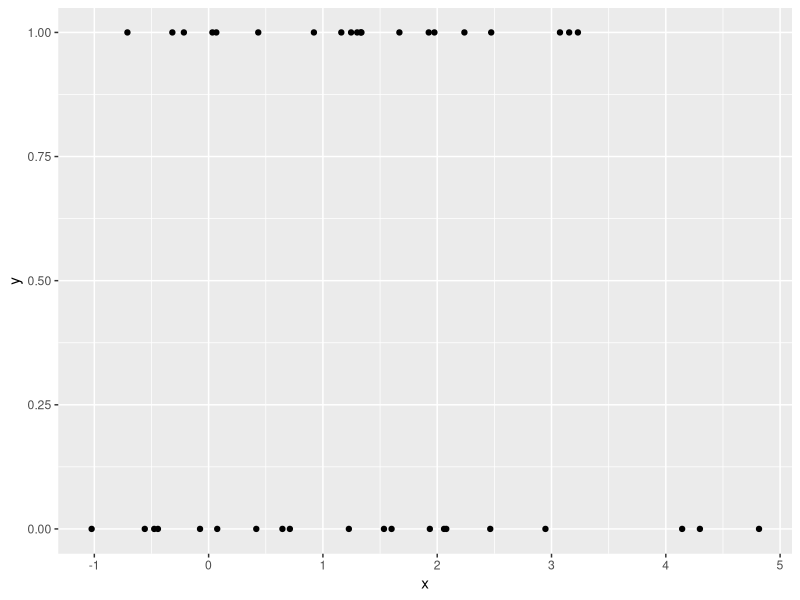
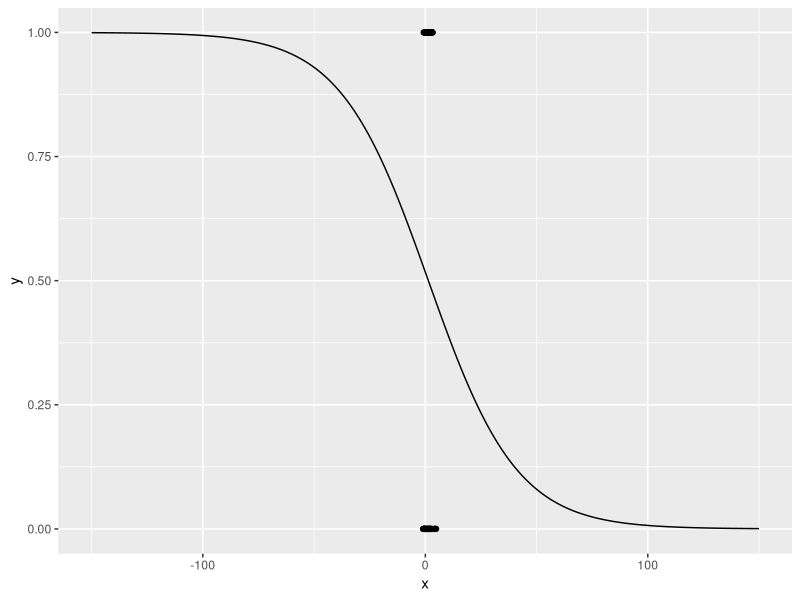

The R source for these figures, in order:
## ---- chunk 1
knitr::opts_chunk$set(echo = TRUE)
library(ggplot2)
## ---- chunk 2
set.seed(22)
x = c(rnorm(20, 1.15, sqrt(1.1504001927076635)) + 1, rnorm(20, 1.15, sqrt(1.1504001927076635)) - 0.5)
y = c(rep(1, times = 20), rep(0, times = 20))
df <- data.frame(y = sample(y), x = sample(x))
head(df)

ggplot() + 
  geom_point(data = df, aes(x = x, y = y))
## ---- chunk 3
calculate_gradient_log_likelihood <- function(curr_betas, data){
  numerator = exp(curr_betas[1] + curr_betas[2]*df$x)
  p = numerator/(1 + numerator)
  partial_0 = sum(df$y - p)
  partial_1 = sum((df$y - p)*df$x)
  return(list(partial_0, partial_1))
}

curr_betas = c(0.0, 0.0)
diff = Inf
eta = 0.01 #learning rate : learning rates muito grandes podem fazer o algoritmo não convergir

while (diff > 0.001) {
  grad = calculate_gradient_log_likelihood(curr_betas, df)
  grad = unlist(grad)
  
  diff = sum(abs(grad))
  curr_betas = curr_betas + (eta*grad)
}

print(curr_betas)
glm(y ~ x, family = binomial(link='logit'), data = df)$coeff

#x_vals = seq(min(df$x), max(df$x), 0.001)
x_vals = seq(-150, 150, 0.1)
p_vals = 1 / (1 + exp(-(curr_betas[1] + curr_betas[2]*x_vals)))

df_est <- data.frame(x_vals = x_vals, p_vals = p_vals)

ggplot() + 
  geom_point(data = df, aes(y = y, x = x)) + 
  geom_line(data = df_est, aes(y = p_vals, x = x_vals))

